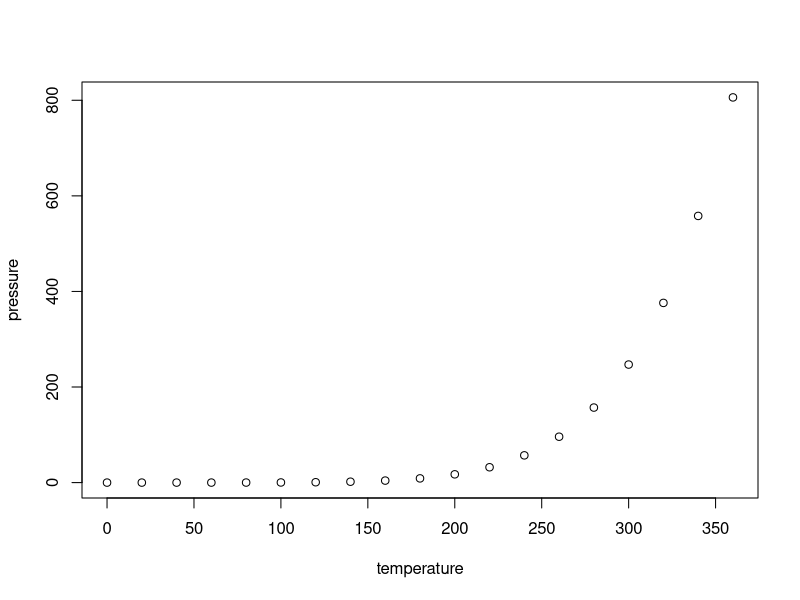
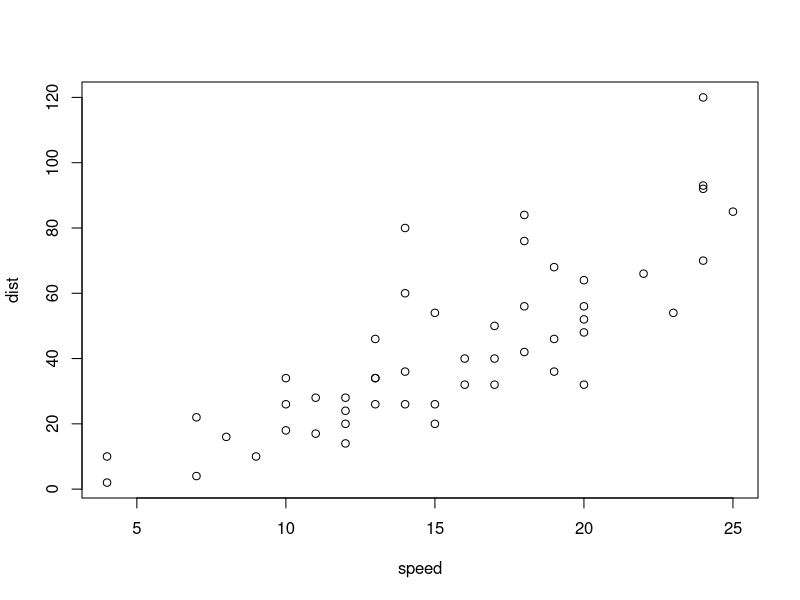
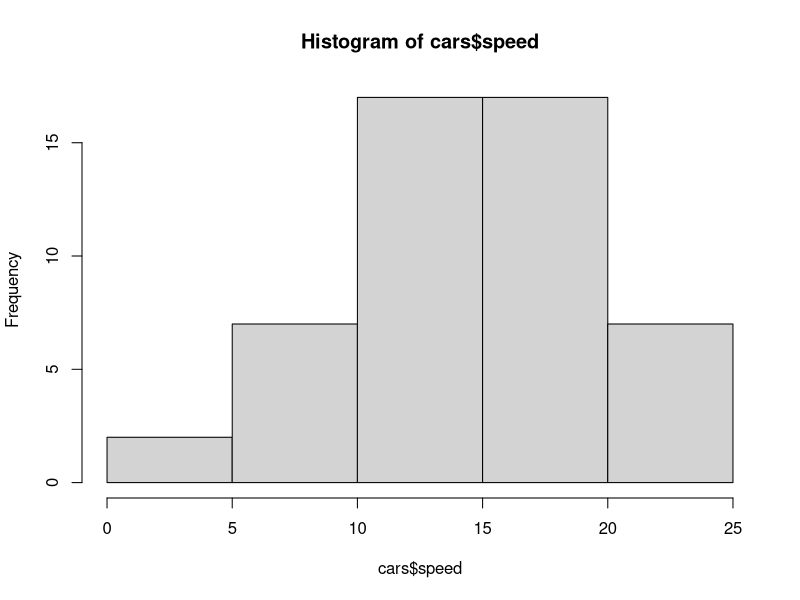
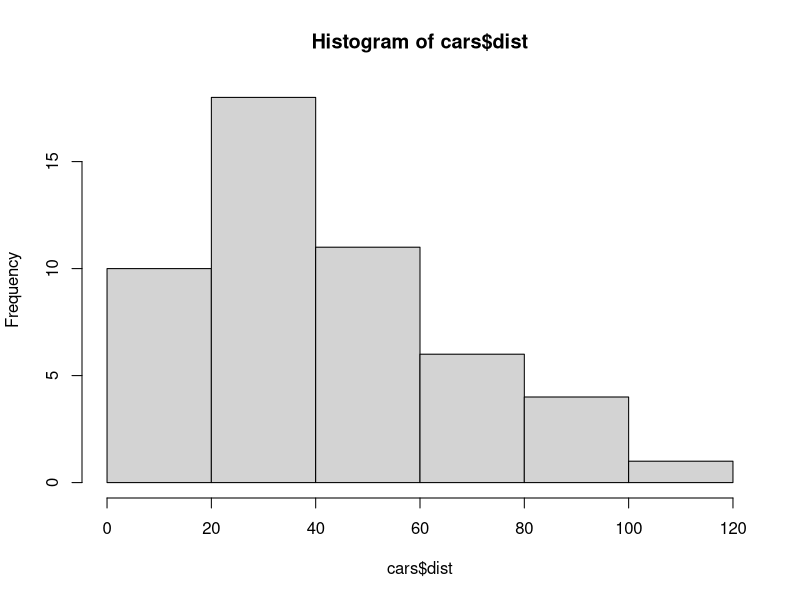

Generate these figures, in order, with R:
## ---- chunk 1
knitr::opts_chunk$set(echo = TRUE)
## ---- chunk 2
plot(pressure)
## ---- chunk 3
plot(cars)
## ---- chunk 4
hist(cars$speed)
hist(cars$dist)
